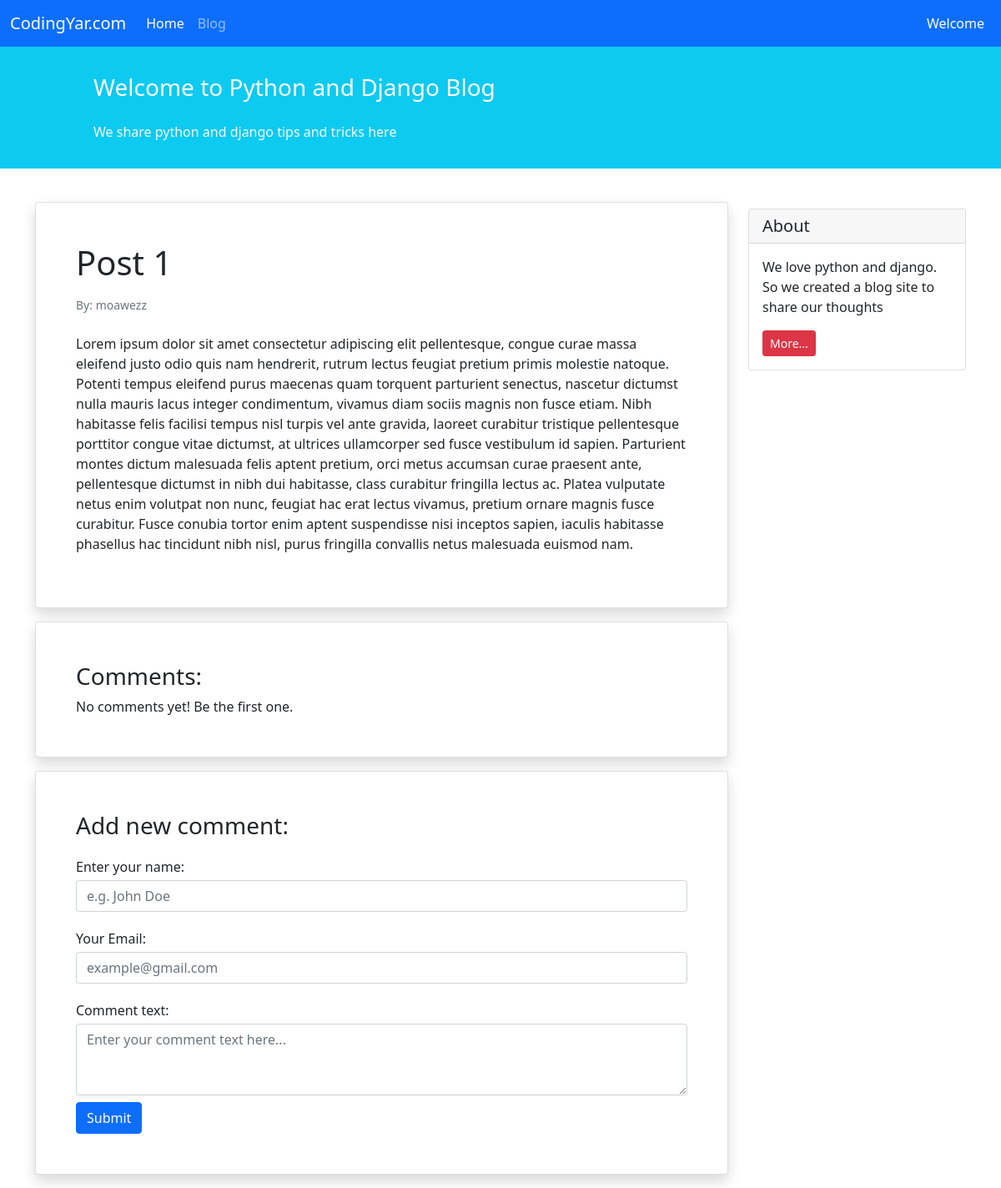
Page /blog/1/ on the committed database.
### blog/models.py (models this page shows, shortened)
class Post(models.Model):
    STATUS_CHOICES = (
        ('pub', 'published'),
        ('drf', 'draft'),
    )
    title = models.CharField(max_length=100)
    author = models.CharField(max_length=50)
    text = models.TextField()
    author = models.ForeignKey(to='auth.User', on_delete=models.CASCADE)
    datetime_created = models.DateTimeField(auto_now_add=True)
    datetime_modified = models.DateTimeField(auto_now=True)
    status = models.CharField(choices=STATUS_CHOICES, max_length=3)

### blog/views.py (the view)
# urls.py: path('<int:pk>/', post_detail_view, name='post_detail'),
def post_detail_view(request, pk):
    post = get_object_or_404(Post, pk=pk)
    context = {'post': post}
    return render(request, 'blog/post_detail.html',  context)

### blog/templates/blog/post_detail.html (shortened to what this page needs)
{% extends '_base.html' %}
{% block content %}
    <div class="container mt-4">
        <div class="row">
            <div class="col-9">
                <div class="card shadow my-3 p-5">
                    <h1>{{ post.title }}</h1>
                    <p class="small text-muted mt-2">By: {{ post.author }}</p>
                    <p class="mt-2">{{ post.text }}</p>
                </div>
                <div class="card shadow my-3 p-5">
                    <h3>Comments:</h3>
                        No comments yet! Be the first one.
                </div>
                <div class="card shadow my-3 p-5">
                    <h3>Add new comment:</h3>
                    <form method="POST">
                        <div class="form-group py-2">
                            <label class="py-1" for="author_name">Enter your name:</label>
                            <input type="text" class="form-control" placeholder="e.g. John Doe" name="author_name">
                        </div>
                        <div class="form-group py-2">
                            <label class="py-1" for="email">Your Email:</label>
                            <input type="email" class="form-control" placeholder="example@gmail.com" name="email">
                        </div>
                        <div class="form-group py-2">
                            <label class="py-1" for="comment_text">Comment text:</label>
                            <textarea class="form-control" name="text" rows="3" placeholder="Enter your comment text here..."></textarea>
                        </div>
                        <button type="submit" class="btn btn-primary">Submit</button>
                    </form>
                </div>
            </div>
            <div class="col-3">
                    <div class="card my-4">
                        <h5 class="card-header">About</h5>
                        <div class="card-body">
                            <p class="card-text">We love python and django. So we created a blog site to share our
                                thoughts</p>
                            <a href="#"
                            class="btn btn-sm btn-danger">
                                More...
                            </a>
                        </div>
                    </div>
            </div>
        </div>
    </div>
{% endblock content %}

### rows in the picture
Post: title "Post 1", author "moawezz", text "Lorem ipsum dolor sit amet consectetur adipiscing elit pellentesque, congue curae massa eleifend justo odio quis nam hendrerit, rutrum lectus feugiat pretium primis molestie natoque. Potenti tempus eleifend purus maecenas quam torquent parturient senectus, nascetur dictumst nulla mauris lacus integer condimentum, vivamus diam sociis magnis non fusce etiam. Nibh habitasse felis facilisi tempus nisl turpis vel ante gravida, laoreet curabitur tristique pellentesque porttitor congue vitae dictumst, at ultrices ullamcorper sed fusce vestibulum id sapien. Parturient montes dictum malesuada felis aptent pretium, orci metus accumsan curae praesent ante, pellentesque dictumst in nibh dui habitasse,…"
